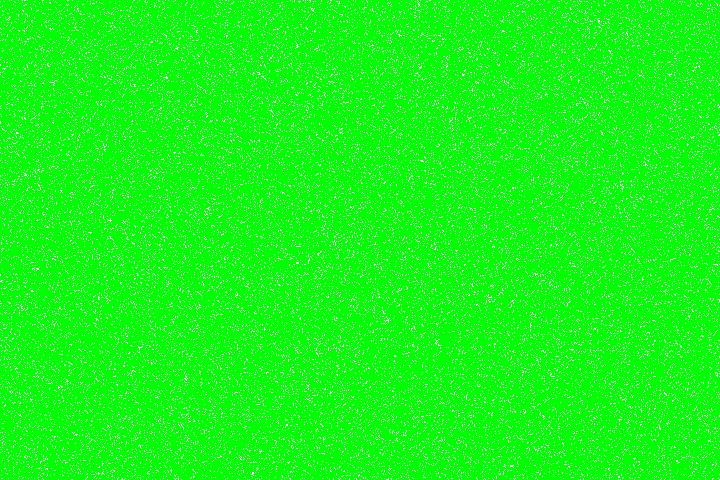
Frame 1 (no input)
Frame 60 (the mouse pressed at the canvas centre just before this capture): blank canvas, image omitted
Frame 120 (the mouse held since frame 60 and released just before this capture): blank canvas, image omitted

The Processing sketch that drew this single still picture (run headless with seeded random() and noise(); from frame 60 on, the mouse is pressed at the canvas centre):

// Processing sketch: pattern10
// ── pattern10.pde
//animation demo 11 debie.l sketch

int backgroundColor;
int glitchColor;
int step = 0;
int lastChange = 0;
int beatInterval;
boolean glitching = false;

void setup() {
  size(720, 480);
  backgroundColor = color(0, 0, 0);
  glitchColor = color(0, 255, 0);
  beatInterval = round(60 / 128 * 1000);

}

void draw() {
  if (millis() - lastChange >= beatInterval) {
    if (glitching) {
      background(backgroundColor);
    } else {
      background(glitchColor);
    }
    
    glitching = !glitching;
    lastChange = millis();
  }
  
  if (glitching) {
    drawGlitch();
  }
}

void drawGlitch() {
  loadPixels();
  for (int i = 0; i < pixels.length; i++) {
    if (random(1) < 0.1) {
      pixels[i] = color(255);
    }
  }
  updatePixels();
}
